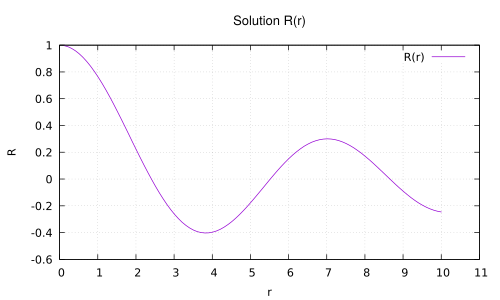

Write the gnuplot code that produced this figure.
set term pdf
set out "Bessela.pdf"
set xlabel "r"
set ylabel "R"
set title "Solution R(r)"
set title font "Helvetica,14"
set g
plot "Lambda1.txt" using 1:3 w l title "R(r)"
